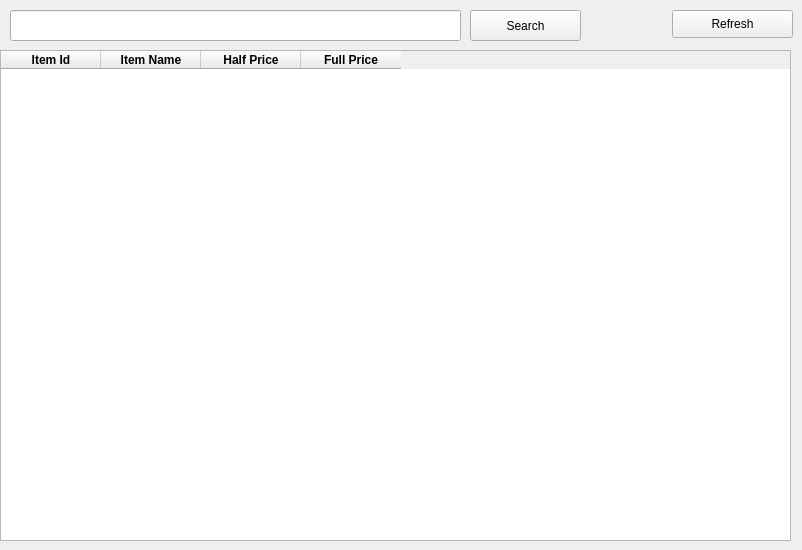
      <widget class="QWidget" name="tab_9">
       <attribute name="icon">
        <iconset>
         <normaloff>Assets/desserts.png</normaloff>Assets/desserts.png</iconset>
       </attribute>
       <attribute name="title">
        <string>Desserts</string>
       </attribute>
       <widget class="QPushButton" name="pushButton_10">
        <property name="geometry">
         <rect>
          <x>672</x>
          <y>10</y>
          <width>121</width>
          <height>28</height>
         </rect>
        </property>
        <property name="text">
         <string>Refresh</string>
        </property>
        <property name="icon">
         <iconset>
          <normaloff>Assets/reset.png</normaloff>Assets/reset.png</iconset>
        </property>
       </widget>
       <widget class="QTableWidget" name="tableWidget_4">
        <property name="geometry">
         <rect>
          <x>0</x>
          <y>50</y>
          <width>791</width>
          <height>491</height>
         </rect>
        </property>
        <property name="editTriggers">
         <set>QAbstractItemView::NoEditTriggers</set>
        </property>
        <column>
         <property name="text">
          <string>Item Id</string>
         </property>
         <property name="font">
          <font>
           <weight>75</weight>
           <bold>true</bold>
          </font>
         </property>
        </column>
        <column>
         <property name="text">
          <string>Item Name</string>
         </property>
         <property name="font">
          <font>
           <weight>75</weight>
           <bold>true</bold>
          </font>
         </property>
        </column>
        <column>
         <property name="text">
          <string>Half Price</string>
         </property>
         <property name="font">
          <font>
           <weight>75</weight>
           <bold>true</bold>
          </font>
         </property>
        </column>
        <column>
         <property name="text">
          <string>Full Price</string>
         </property>
         <property name="font">
          <font>
           <weight>75</weight>
           <bold>true</bold>
          </font>
         </property>
        </column>
       </widget>
       <widget class="QPushButton" name="pushButton_39">
        <property name="geometry">
         <rect>
          <x>470</x>
          <y>10</y>
          <width>111</width>
          <height>31</height>
         </rect>
        </property>
        <property name="text">
         <string>Search</string>
        </property>
        <property name="icon">
         <iconset>
          <normaloff>Assets/search.png</normaloff>Assets/search.png</iconset>
        </property>
       </widget>
       <widget class="QLineEdit" name="lineEdit_15">
        <property name="geometry">
         <rect>
          <x>10</x>
          <y>10</y>
          <width>451</width>
          <height>31</height>
         </rect>
        </property>
        <property name="toolTip">
         <string>Enter Item Name</string>
        </property>
        <property name="text">
         <string/>
        </property>
       </widget>
      </widget>
